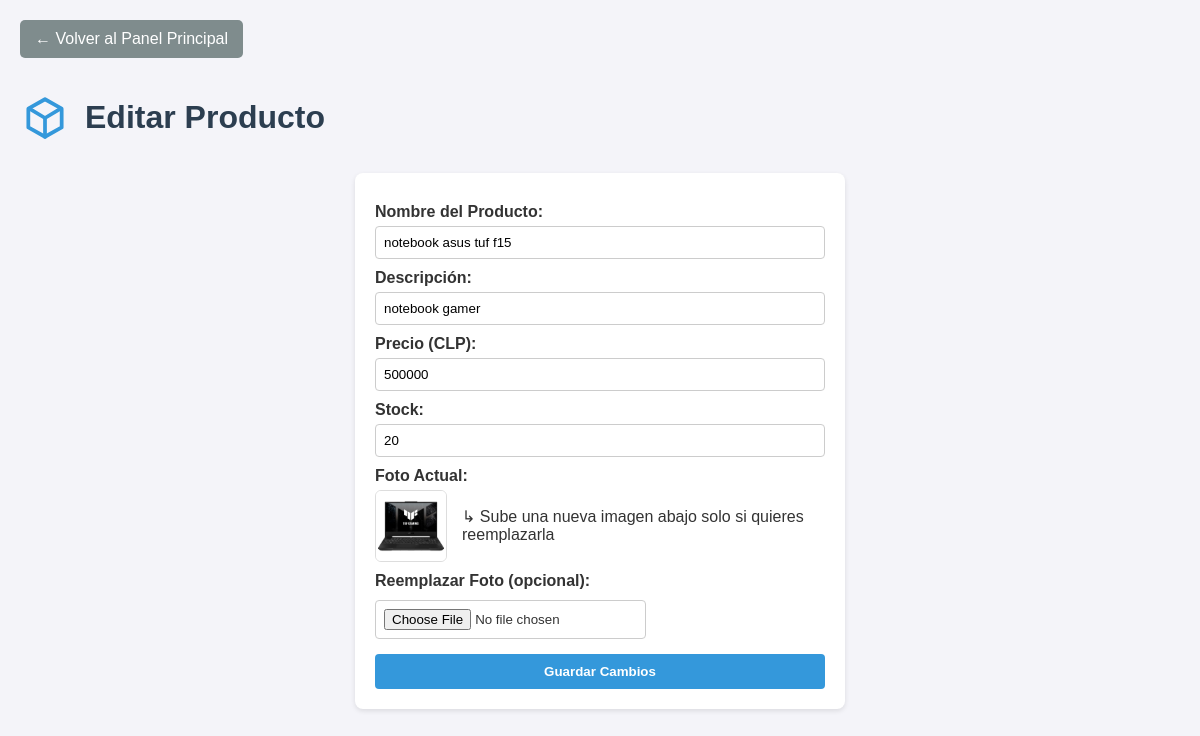
The page /editar_producto.php?id=1 on the database its author committed.
### tables this page shows
CREATE TABLE IF NOT EXISTS `producto` (
  `id_producto` int(11) NOT NULL AUTO_INCREMENT,
  `nombre` varchar(100) NOT NULL,
  `descripcion` text DEFAULT NULL,
  `precio` int(11) NOT NULL,
  `stock` int(11) NOT NULL,
  `imagen` varchar(255) DEFAULT NULL,
  PRIMARY KEY (`id_producto`)
);

### editar_producto.php (the view, shortened to what this page needs)
<?php include 'conexion.php'; ?>
<?php
$id_producto = isset($_GET['id']) ? (int)$_GET['id'] : 0;
$stmt = $conn->prepare("SELECT id_producto, nombre, descripcion, precio, stock, imagen FROM PRODUCTO WHERE id_producto = ?");
$stmt->bind_param("i", $id_producto);
$stmt->execute();
$producto = $stmt->get_result()->fetch_assoc();
$ruta_img_actual = !empty($producto['imagen']) ? "uploads/" . htmlspecialchars($producto['imagen']) : "uploads/placeholder.png";
?>
<!DOCTYPE html>
<html lang="es">
<head>
</head>
<body>
    <a href="index.php" class="btn-back">← Volver al Panel Principal</a>
    <div class="cabecera">
        <img src="assets/icons/producto.svg" alt="">
        <h1>Editar Producto</h1>
    </div>
    <div class="box">
        <form action="procesar.php" method="POST" enctype="multipart/form-data" onsubmit="return validarEdicion()">
            <label for="e_nombre">Nombre del Producto:</label>
            <input type="text" id="e_nombre" name="nombre" value="<?php echo htmlspecialchars($producto['nombre']); ?>" required>
            <label for="e_desc">Descripción:</label>
            <input type="text" id="e_desc" name="descripcion" value="<?php echo htmlspecialchars($producto['descripcion'] ?? ''); ?>">
            <label for="e_precio">Precio (CLP):</label>
            <input type="number" id="e_precio" name="precio" value="<?php echo htmlspecialchars($producto['precio']); ?>" required>
            <label for="e_stock">Stock:</label>
            <input type="number" id="e_stock" name="stock" value="<?php echo htmlspecialchars($producto['stock']); ?>" required>
            <label>Foto Actual:</label>
            <div class="imagen-actual">
                <img src="<?php echo $ruta_img_actual; ?>" alt="Foto actual del producto">
                <span>↳ Sube una nueva imagen abajo solo si quieres reemplazarla</span>
            </div>
            <label for="e_imagen">Reemplazar Foto (opcional):</label>
            <div class="imagen-actual">
                <input type="file" id="e_imagen" name="imagen_producto" accept="image/png, image/jpeg, image/webp" onchange="previsualizarImagen(this)">
            </div>
            <input type="submit" value="Guardar Cambios">
        </form>
    </div>
</body>
</html>

### editar_producto.php (style rules this page uses)
body { font-family: Arial, sans-serif; background-color: #f4f4f9; margin: 20px; color: #333; }
h1, h2 { color: #2c3e50; }
.box { background: white; padding: 20px; border-radius: 8px; box-shadow: 0 2px 5px rgba(0,0,0,0.1); max-width: 450px; margin: 0 auto; }
form { display: flex; flex-direction: column; }
label { margin-top: 10px; font-weight: bold; }
input { padding: 8px; margin-top: 5px; border: 1px solid #ccc; border-radius: 4px; }
input[type="submit"] { margin-top: 15px; background-color: #3498db; color: white; border: none; cursor: pointer; font-weight: bold; padding: 10px; }
.btn-back { display: inline-block; background-color: #7f8c8d; color: white; padding: 10px 15px; text-decoration: none; border-radius: 5px; margin-bottom: 20px; }
.cabecera { display: flex; align-items: center; gap: 15px; margin-bottom: 15px; }
.cabecera img { width: 50px; height: 50px; }
.imagen-actual { display: flex; align-items: center; gap: 15px; margin-top: 5px; }
.imagen-actual img { width: 70px; height: 70px; object-fit: cover; border-radius: 6px; border: 1px solid #ddd; }

### rows shown on the page
producto: nombre "notebook asus tuf f15", descripcion "notebook gamer", precio "500000", stock "20", imagen (picture)
